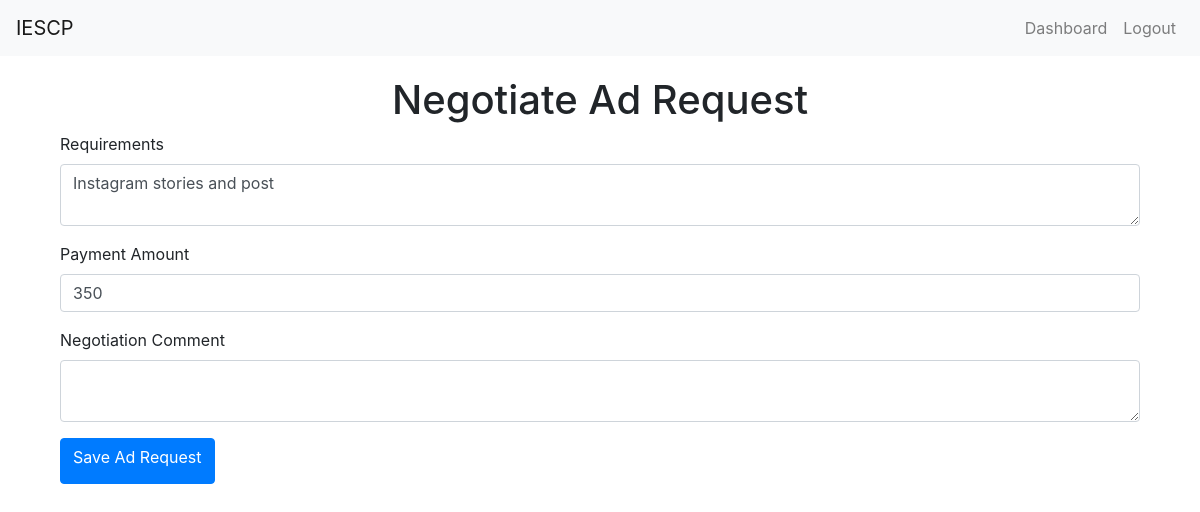
The page /negotiate_ad_request/4 (signed in) on the database as committed earlier.
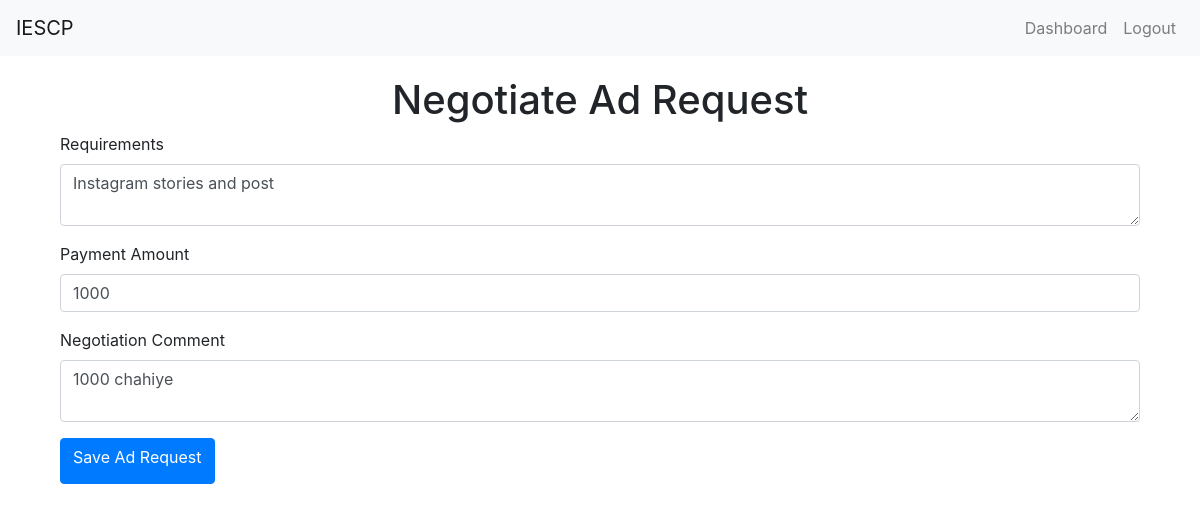
The same page on the database as committed later.
### app.py (models this page shows, shortened)
class AdRequest(db.Model):
    id = db.Column(db.Integer, primary_key=True)
    campaign_id = db.Column(db.Integer, db.ForeignKey('campaign.id'), nullable=False)
    influencer_id = db.Column(db.Integer, db.ForeignKey('user.id'), nullable=False)
    messages = db.Column(db.Text)
    requirements = db.Column(db.Text)
    payment_amount = db.Column(db.Integer)
    negotiation_comment = db.Column(db.Text, nullable=True)
    status = db.Column(db.String(20), nullable=False, default='Requested')

### app.py (the view, shortened to what this page needs)
@app.route('/negotiate_ad_request/<int:ad_request_id>', methods=['GET', 'POST'])
@login_required
def negotiate_ad_request(ad_request_id):
    ad_request = AdRequest.query.get_or_404(ad_request_id)
    form = AdRequestForm(obj=ad_request)
    form.campaign_id.choices = [(ad_request.campaign_id, ad_request.campaign.name)]
    form.influencer_id.choices = [(ad_request.influencer_id, ad_request.influencer.username)]
    return render_template('negotiate_ad_request.html', legend='Negotiate Ad Request', form=form)

### app.py
class AdRequestForm(FlaskForm):
    campaign_id = SelectField('Campaign', coerce=int, validators=[DataRequired()])
    influencer_id = SelectField('Influencer', coerce=int, validators=[DataRequired()])
    requirements = TextAreaField('Requirements', validators=[DataRequired()])
    payment_amount = FloatField('Payment Amount', validators=[DataRequired()])
    negotiation_comment = TextAreaField('Negotiation Comment', validators=[Optional()])
    submit = SubmitField('Save Ad Request')

### app.py (called while the page is built)
@login_manager.user_loader
def load_user(user_id):
    return User.query.get(int(user_id))

### templates/negotiate_ad_request.html (shortened to what this page needs)
{% extends "layout.html" %}
{% block content %}
<div class="container">
    <h1 class="text-center">{{ legend }}</h1>
    <form method="POST">
        <div class="form-group">
            {{ form.requirements.label(class="form-label") }}
            {{ form.requirements(class="form-control") }}
        </div>
        <div class="form-group">
            {{ form.payment_amount.label(class="form-label") }}
            {{ form.payment_amount(class="form-control") }}
        </div>
        <div class="form-group">
            {{ form.negotiation_comment.label(class="form-label") }}
            {{ form.negotiation_comment(class="form-control") }}
        </div>
        <button type="submit" class="btn btn-primary">{{ form.submit.label }}</button>
    </form>
</div>
{% endblock %}

### templates/layout.html (shortened to what this page needs)
<!DOCTYPE html>
<html lang="en">
<head>
    <link rel="stylesheet" href="https://maxcdn.bootstrapcdn.com/bootstrap/4.5.2/css/bootstrap.min.css">
</head>
<body>
    <nav class="navbar navbar-expand-lg navbar-light bg-light">
        <a class="navbar-brand" href="{{ url_for('home') }}">IESCP</a>
        <div class="collapse navbar-collapse" id="navbarNav">
            <ul class="navbar-nav ml-auto">
                {% if current_user.is_authenticated %}
                    {% if current_user.role == 'admin' %}
                        <li class="nav-item">
                            <a class="nav-link" href="{{ url_for('admin_dashboard') }}">Dashboard</a>
                        </li>
                    {% elif current_user.role == 'sponsor' %}
                        <li class="nav-item">
                            <a class="nav-link" href="{{ url_for('sponsor_dashboard') }}">Dashboard</a>
                        </li>
                    {% elif current_user.role == 'influencer' %}
                        <li class="nav-item">
                            <a class="nav-link" href="{{ url_for('influencer_dashboard') }}">Dashboard</a>
                        </li>
                    {% endif %}
                    <li class="nav-item">
                        <a class="nav-link" href="{{ url_for('logout') }}">Logout</a>
                    </li>
                {% endif %}
            </ul>
        </div>
    </nav>
    <div class="container">
        {% block content %}{% endblock %}
    </div>
</body>
</html>

### templates/layout.html (style rules this page uses)
.container { margin-top: 20px; }

Rows that differ between the two databases and show on the page:
changed AdRequest "Instagram stories and post": payment_amount "350" → "1000"; negotiation_comment (not shown) → "1000 chahiye"
